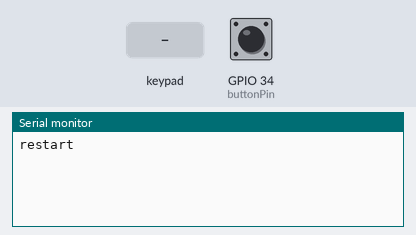
Simulated run of this sketch. Board: ESP32. Parts: the last lines printed to the serial monitor. The inputs (shaded band) are chosen by the test bench; at power-on: GPIO 34 (buttonPin) LOW.

Above: at 1.2 s.
1.3 s: GPIO 34 (buttonPin) pulled HIGH for 0.15 s
At 2.4 s:
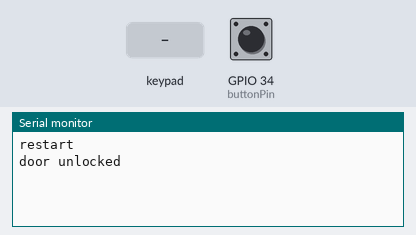
2.9 s: key '1' pressed
At 3.6 s:
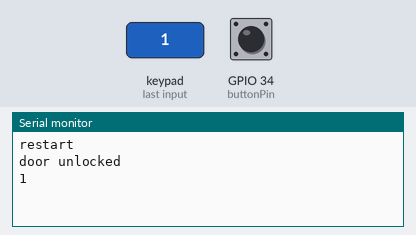
4.4 s: keypad keys 1 2 3 4 # pressed 0.4 s apart
At 7.3 s:
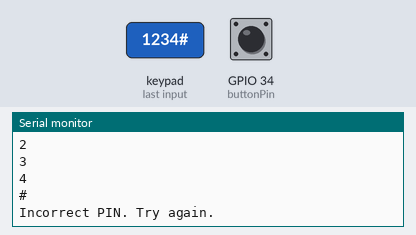
7.9 s: key 'A' pressed
At 8.8 s:
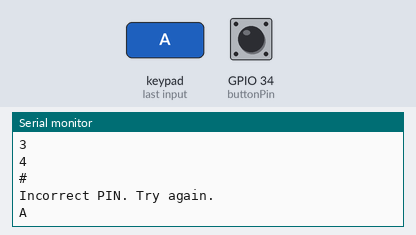
9.4 s: keypad keys 1 2 3 4 * pressed 0.4 s apart
At 12.5 s:
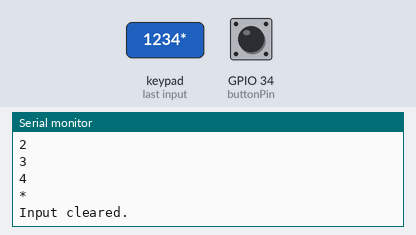
12.9 s: key 'B' pressed
At 13.6 s:
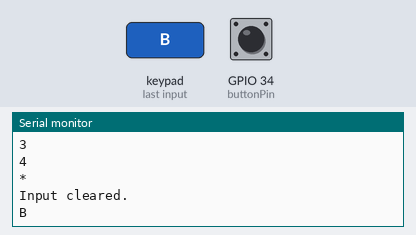
Timing chart, 0 to 15.4 s (numbered marks = the images above; inputs shaded):
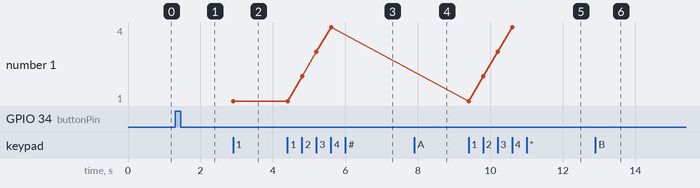

Measured:
- after the input at 1.3 s, the serial monitor: prints a new line at once (image 1)
- after the input at 2.9 s, the serial monitor: prints a new line at once (image 2)
- after the input at 4.4 s, the serial monitor: prints a new line after 0.40 s (image 3)
- after the input at 7.9 s, the serial monitor: prints a new line at once (image 4)
- after the input at 9.4 s, the serial monitor: prints a new line at once (image 5)
- after the input at 12.9 s, the serial monitor: prints a new line at once (image 6)
- plotted number 1: 1 → 4 after the input at 4.4 s

The sketch:

numpaddd.ino
```cpp
#include <Keypad.h>

const byte ROWS = 4;
const byte COLS = 4;

char hexaKeys[ROWS][COLS] = {
  {'1', '2', '3', 'A'},
  {'4', '5', '6', 'B'},
  {'7', '8', '9', 'C'},
  {'*', '0', '#', 'D'}
};

byte rowPins[ROWS] = {32, 33, 25, 26};
byte colPins[COLS] = {27, 14, 12, 13};

Keypad keypad = Keypad(makeKeymap(hexaKeys), rowPins, colPins, ROWS, COLS);
const String correctPIN = "1234";
String inputPIN = "";

int buttonPin = 34;
int buttonState = 0;

void setup(){
  Serial.begin(115200);
  pinMode(buttonPin, INPUT);
  Serial.println("restart");
}

void loop(){
  char key = keypad.getKey();
  if (key) {
    Serial.println(key);

    if (key == '#') {
      // Check if entered PIN is correct
      if (inputPIN == correctPIN) {
        Serial.println("Correct PIN! Door unlocked.");
      } else {
        Serial.println("Incorrect PIN. Try again.");
      }
      inputPIN = ""; // Reset input
    } else if (key == '*') {
      // Reset input
      Serial.println("Input cleared.");
      inputPIN = "";
    } else {
      // Append key to inputPIN
      inputPIN += key;
    }
  }
  buttonState = digitalRead(buttonPin);
  if ( buttonState == HIGH)
  {
    Serial.println("door unlocked");
    delay(1000);
  }
}
```
